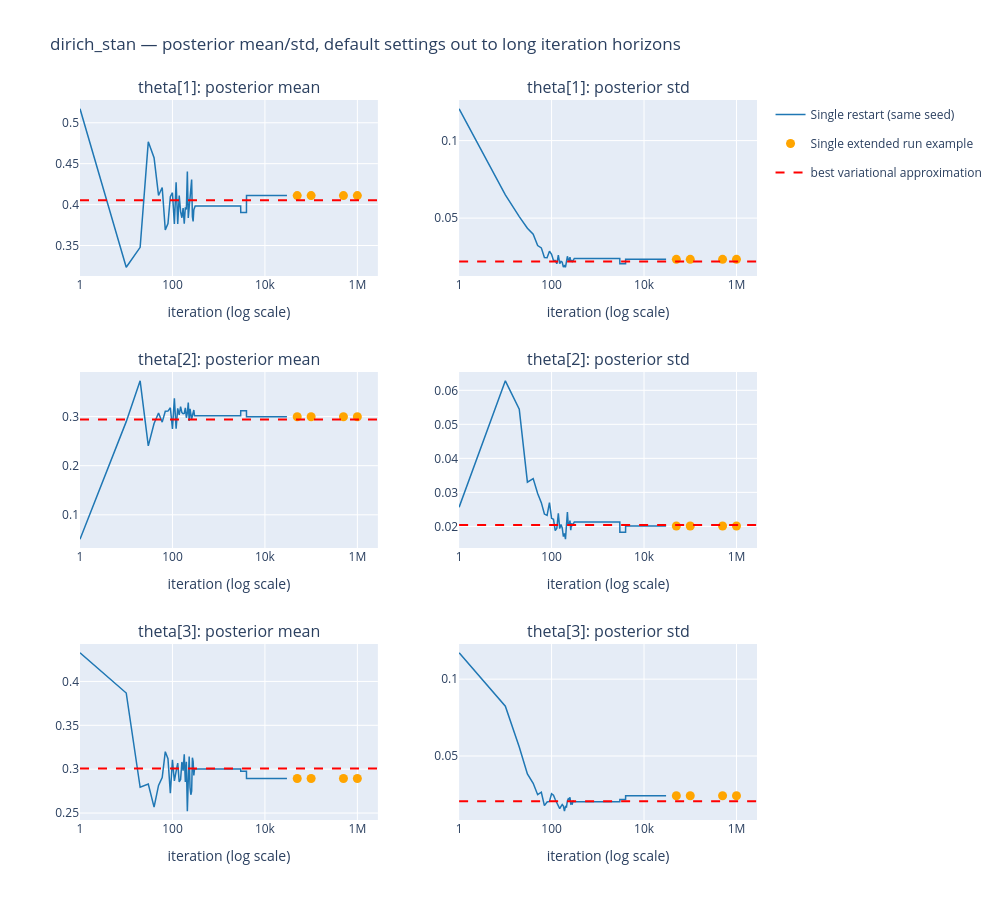

This figure's notebook cell:
### Code cell
import pickle
import sys
from pathlib import Path
import numpy as np
import plotly.graph_objects as go
from plotly.subplots import make_subplots

REPO_ROOT = Path("/Users/madelynandersen/Documents/VB Bakeoff/simpleVI")
if str(REPO_ROOT) not in sys.path:
    sys.path.insert(0, str(REPO_ROOT))

from modulars.stan_rr_test import stan_result_by_scenario
from modulars.distributions import gen_multinomial_data_shared, lda_posterior_shared_theta
from modulars.utils import load_config, load_best_multid_reference

NB_DIR = REPO_ROOT / "single_MC/multinomial_dirichlet"

config = load_config(NB_DIR / "dirichlet_config.json")
theta_like = np.array(config["theta_like"], dtype=float)
alpha_prior = np.array(config["alpha_prior"], dtype=float)
n_cats = int(config["n_cats"])
N = int(config["N"])
total_count = int(config["total_count"])
seed = int(config.get("seed", 15))

obs_counts = gen_multinomial_data_shared(theta_like, N, total_count, SEED=seed).astype(int)
true_post = lda_posterior_shared_theta(observations=obs_counts, alpha=alpha_prior)
best_mean, best_cov, best_std = load_best_multid_reference(
    config,
    fallback_mean=true_post["mean_post"],
    fallback_cov=np.diag(np.square(true_post["std_post"])),
)

with open(NB_DIR / "results/stan_result.pkl", "rb") as f:
    _main_result = pickle.load(f)
_by_scenario = stan_result_by_scenario(_main_result)
default_means, default_stds, default_iterations = _by_scenario["default"]
default_trace_mean = default_means[0]
default_trace_std = default_stds[0]

CHECKPOINTS = [50_000, 100_000, 500_000, 1_000_000]
with open(NB_DIR / "default_checkpoint_results.pkl", "rb") as f:
    _cp_results = pickle.load(f)
cp_means = np.array([np.asarray(_cp_results[cp]["means_by_scenario"]["default_single"][0, 0, :], dtype=float) for cp in CHECKPOINTS])
cp_stds = np.array([np.asarray(_cp_results[cp]["stds_by_scenario"]["default_single"][0, 0, :], dtype=float) for cp in CHECKPOINTS])
cp_iters = np.array(CHECKPOINTS)

labels = [f"theta[{i}]" for i in range(1, n_cats + 1)]
n_rows = n_cats
subplot_titles = []
for lab in labels:
    subplot_titles.append(f"{lab}: posterior mean")
    subplot_titles.append(f"{lab}: posterior std")

fig = make_subplots(rows=n_rows, cols=2, vertical_spacing=0.4 / n_rows, horizontal_spacing=0.12,
                     subplot_titles=subplot_titles)

for row_idx in range(n_cats):
    r = row_idx + 1
    show_legend = row_idx == 0
    fig.add_trace(go.Scatter(x=default_iterations, y=default_trace_mean[:, row_idx], mode="lines",
                              line=dict(color="rgb(31,119,180)", width=1.5),
                              name="Single restart (same seed)", legendgroup="line", showlegend=show_legend), row=r, col=1)
    fig.add_trace(go.Scatter(x=cp_iters, y=cp_means[:, row_idx], mode="markers", marker=dict(color="orange", size=9),
                              name="Single extended run example", legendgroup="dots", showlegend=show_legend), row=r, col=1)
    fig.add_hline(y=best_mean[row_idx], line=dict(color="red", dash="dash"), row=r, col=1)

    fig.add_trace(go.Scatter(x=default_iterations, y=default_trace_std[:, row_idx], mode="lines",
                              line=dict(color="rgb(31,119,180)", width=1.5),
                              name="Single restart (same seed)", legendgroup="line", showlegend=False), row=r, col=2)
    fig.add_trace(go.Scatter(x=cp_iters, y=cp_stds[:, row_idx], mode="markers", marker=dict(color="orange", size=9),
                              name="Single extended run example", legendgroup="dots", showlegend=False), row=r, col=2)
    fig.add_hline(y=best_std[row_idx], line=dict(color="red", dash="dash"), row=r, col=2)

fig.add_trace(go.Scatter(x=[None], y=[None], mode="lines", line=dict(color="red", dash="dash"),
                          name="best variational approximation"), row=1, col=1)

for r in range(1, n_rows + 1):
    fig.update_xaxes(type="log", title_text="iteration (log scale)", row=r, col=1)
    fig.update_xaxes(type="log", title_text="iteration (log scale)", row=r, col=2)

fig.update_layout(height=300 * n_rows, width=1000, title_text="dirich_stan — posterior mean/std, default settings out to long iteration horizons")
fig.show()

### Figure 1 — Plotly figure (JSON) as saved in the notebook; plotly's stock layout.template omitted (floating-point values rounded to 4 significant figures; data arrays with more than 128 entries replaced by an {"elided": "..."} marker saying what was removed)
{"data": [{"legendgroup": "line", "line": {"color": "rgb(31,119,180)", "width": 1.5}, "mode": "lines", "name": "Single restart (same seed)", "showlegend": true, "type": "scatter", "x": {"elided": "3001 int values"}, "xaxis": "x", "y": {"elided": "3001 float values"}, "yaxis": "y"}, {"legendgroup": "dots", "marker": {"color": "orange", "size": 9}, "mode": "markers", "name": "Single extended run example", "showlegend": true, "type": "scatter", "x": [50000, 100000, 500000, 1000000], "xaxis": "x", "y": [0.411, 0.411, 0.411, 0.411], "yaxis": "y"}, {"legendgroup": "line", "line": {"color": "rgb(31,119,180)", "width": 1.5}, "mode": "lines", "name": "Single restart (same seed)", "showlegend": false, "type": "scatter", "x": {"elided": "3001 int values"}, "xaxis": "x2", "y": {"elided": "3001 float values"}, "yaxis": "y2"}, {"legendgroup": "dots", "marker": {"color": "orange", "size": 9}, "mode": "markers", "name": "Single extended run example", "showlegend": false, "type": "scatter", "x": [50000, 100000, 500000, 1000000], "xaxis": "x2", "y": [0.02344, 0.02344, 0.02344, 0.02344], "yaxis": "y2"}, {"legendgroup": "line", "line": {"color": "rgb(31,119,180)", "width": 1.5}, "mode": "lines", "name": "Single restart (same seed)", "showlegend": false, "type": "scatter", "x": {"elided": "3001 int values"}, "xaxis": "x3", "y": {"elided": "3001 float values"}, "yaxis": "y3"}, {"legendgroup": "dots", "marker": {"color": "orange", "size": 9}, "mode": "markers", "name": "Single extended run example", "showlegend": false, "type": "scatter", "x": [50000, 100000, 500000, 1000000], "xaxis": "x3", "y": [0.2997, 0.2997, 0.2997, 0.2997], "yaxis": "y3"}, {"legendgroup": "line", "line": {"color": "rgb(31,119,180)", "width": 1.5}, "mode": "lines", "name": "Single restart (same seed)", "showlegend": false, "type": "scatter", "x": {"elided": "3001 int values"}, "xaxis": "x4", "y": {"elided": "3001 float values"}, "yaxis": "y4"}, {"legendgroup": "dots", "marker": {"color": "orange", "size": 9}, "mode": "markers", "name": "Single extended run example", "showlegend": false, "type": "scatter", "x": [50000, 100000, 500000, 1000000], "xaxis": "x4", "y": [0.02011, 0.02011, 0.02011, 0.02011], "yaxis": "y4"}, {"legendgroup": "line", "line": {"color": "rgb(31,119,180)", "width": 1.5}, "mode": "lines", "name": "Single restart (same seed)", "showlegend": false, "type": "scatter", "x": {"elided": "3001 int values"}, "xaxis": "x5", "y": {"elided": "3001 float values"}, "yaxis": "y5"}, {"legendgroup": "dots", "marker": {"color": "orange", "size": 9}, "mode": "markers", "name": "Single extended run example", "showlegend": false, "type": "scatter", "x": [50000, 100000, 500000, 1000000], "xaxis": "x5", "y": [0.2893, 0.2893, 0.2893, 0.2893], "yaxis": "y5"}, {"legendgroup": "line", "line": {"color": "rgb(31,119,180)", "width": 1.5}, "mode": "lines", "name": "Single restart (same seed)", "showlegend": false, "type": "scatter", "x": {"elided": "3001 int values"}, "xaxis": "x6", "y": {"elided": "3001 float values"}, "yaxis": "y6"}, {"legendgroup": "dots", "marker": {"color": "orange", "size": 9}, "mode": "markers", "name": "Single extended run example", "showlegend": false, "type": "scatter", "x": [50000, 100000, 500000, 1000000], "xaxis": "x6", "y": [0.02408, 0.02408, 0.02408, 0.02408], "yaxis": "y6"}, {"line": {"color": "red", "dash": "dash"}, "mode": "lines", "name": "best variational approximation", "type": "scatter", "x": [null], "xaxis": "x", "y": [null], "yaxis": "y"}], "layout": {"annotations": [{"font": {"size": 16}, "showarrow": false, "text": "theta[1]: posterior mean", "x": 0.22, "xanchor": "center", "xref": "paper", "y": 1.0, "yanchor": "bottom", "yref": "paper"}, {"font": {"size": 16}, "showarrow": false, "text": "theta[1]: posterior std", "x": 0.78, "xanchor": "center", "xref": "paper", "y": 1.0, "yanchor": "bottom", "yref": "paper"}, {"font": {"size": 16}, "showarrow": false, "text": "theta[2]: posterior mean", "x": 0.22, "xanchor": "center", "xref": "paper", "y": 0.6222, "yanchor": "bottom", "yref": "paper"}, {"font": {"size": 16}, "showarrow": false, "text": "theta[2]: posterior std", "x": 0.78, "xanchor": "center", "xref": "paper", "y": 0.6222, "yanchor": "bottom", "yref": "paper"}, {"font": {"size": 16}, "showarrow": false, "text": "theta[3]: posterior mean", "x": 0.22, "xanchor": "center", "xref": "paper", "y": 0.2444, "yanchor": "bottom", "yref": "paper"}, {"font": {"size": 16}, "showarrow": false, "text": "theta[3]: posterior std", "x": 0.78, "xanchor": "center", "xref": "paper", "y": 0.2444, "yanchor": "bottom", "yref": "paper"}], "height": 900, "shapes": [{"line": {"color": "red", "dash": "dash"}, "type": "line", "x0": 0, "x1": 1, "xref": "x domain", "y0": 0.4052, "y1": 0.4052, "yref": "y"}, {"line": {"color": "red", "dash": "dash"}, "type": "line", "x0": 0, "x1": 1, "xref": "x2 domain", "y0": 0.02204, "y1": 0.02204, "yref": "y2"}, {"line": {"color": "red", "dash": "dash"}, "type": "line", "x0": 0, "x1": 1, "xref": "x3 domain", "y0": 0.2941, "y1": 0.2941, "yref": "y3"}, {"line": {"color": "red", "dash": "dash"}, "type": "line", "x0": 0, "x1": 1, "xref": "x4 domain", "y0": 0.02043, "y1": 0.02043, "yref": "y4"}, {"line": {"color": "red", "dash": "dash"}, "type": "line", "x0": 0, "x1": 1, "xref": "x5 domain", "y0": 0.3007, "y1": 0.3007, "yref": "y5"}, {"line": {"color": "red", "dash": "dash"}, "type": "line", "x0": 0, "x1": 1, "xref": "x6 domain", "y0": 0.02053, "y1": 0.02053, "yref": "y6"}], "title": {"text": "dirich_stan — posterior mean/std, default settings out to long iteration horizons"}, "width": 1000, "xaxis": {"anchor": "y", "domain": [0.0, 0.44], "title": {"text": "iteration (log scale)"}, "type": "log"}, "xaxis2": {"anchor": "y2", "domain": [0.56, 1.0], "title": {"text": "iteration (log scale)"}, "type": "log"}, "xaxis3": {"anchor": "y3", "domain": [0.0, 0.44], "title": {"text": "iteration (log scale)"}, "type": "log"}, "xaxis4": {"anchor": "y4", "domain": [0.56, 1.0], "title": {"text": "iteration (log scale)"}, "type": "log"}, "xaxis5": {"anchor": "y5", "domain": [0.0, 0.44], "title": {"text": "iteration (log scale)"}, "type": "log"}, "xaxis6": {"anchor": "y6", "domain": [0.56, 1.0], "title": {"text": "iteration (log scale)"}, "type": "log"}, "yaxis": {"anchor": "x", "domain": [0.7556, 1.0]}, "yaxis2": {"anchor": "x2", "domain": [0.7556, 1.0]}, "yaxis3": {"anchor": "x3", "domain": [0.3778, 0.6222]}, "yaxis4": {"anchor": "x4", "domain": [0.3778, 0.6222]}, "yaxis5": {"anchor": "x5", "domain": [0.0, 0.2444]}, "yaxis6": {"anchor": "x6", "domain": [0.0, 0.2444]}}}
